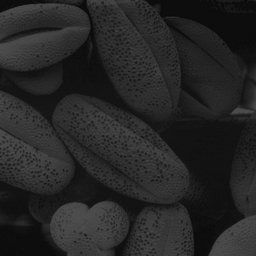
%> input picture image processing/EGCO486_LAB03_Part2_364/EGCO486_LAB03_Part2_364/Dark256.tif, 256 x 256 px
$ octave Program.m   (GNU Octave 9; MATLAB toolbox functions it lacks are replaced by stand-ins)
%> lines starting %> are read from the running program, lines starting %| are printed output that depends on the picture
### image processing/EGCO486_LAB03_Part2_364/EGCO486_LAB03_Part2_364/Myhisteq.m
function [historiginal eqimg histeq] = Myhisteq ( img )

historiginal=zeros(2,256);
    for i = 1:256
        historiginal(1,i)=i-1;
        historiginal(2,i)=size(find(img==i-1),1);
    end
[m,n]=size(img);
pixel = m*n;

freq=zeros(256,1);
prob=zeros(256,1);
probc=zeros(256,1);
cum=zeros(256,1);
output=zeros(256,1);

for i=1:m
    for j=1:n
        value=img(i,j);
        freq(value+1)=freq(value+1)+1;
        prob(value+1)=freq(value+1)/pixel;
    end
end

sum=0;

for i=1:size(prob)
    sum = sum+freq(i);
    cum(i) = sum;
    probc(i) = cum(i)/pixel;
    output(i) = round(probc(i)*255);
end

for i=1:m
    for j=1:n
        eqimg(i,j)=output(img(i,j)+1);
    end
end

histeq=zeros(2,256);
    for i = 1:256
        histeq(1,i)=i-1;
        histeq(2,i)=size(find(eqimg==i-1),1);
    end


end

### image processing/EGCO486_LAB03_Part2_364/EGCO486_LAB03_Part2_364/Myimaver.m
function [ output noise ] = Myimaver( img  )

sum=double(img);

for i =2 : 16
    pic=imread(['p',int2str(i),'.bmp']);
    sum=sum+double(pic);
end
output=uint8(sum/16);
noise=img-output;


end

### image processing/EGCO486_LAB03_Part2_364/EGCO486_LAB03_Part2_364/Program.m
dark=imread('Dark256.tif');
%> dark is the input picture: size 256x256 uint8; min 10, max 78, mean 37.8
low=imread('Low-contrast256.tif');
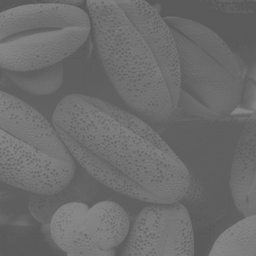
%> input picture image processing/EGCO486_LAB03_Part2_364/EGCO486_LAB03_Part2_364/Low-contrast256.tif, 256 x 256 px
%> low is the input picture: size 256x256 uint8; min 88, max 135, mean 108.2

[historiginal eqimg histeq] = Myhisteq ( dark );
%> after the loop in Myhisteq, `for i = 1:256`: historiginal = 256 columns, first 8: [0 1 2 3 4 5 6 7; 0 0 0 0 0 0 0 0]
%> after the loop in Myhisteq, `for i=1:m`: freq = 256 values, max 3062 at index 14, min 0 at index 1, mean 256; prob = 256 values, max 0.0467 at index 14, min 0 at index 1, mean 0.00391
%> the loop in Myhisteq, `for i=1:size(prob)` made 256 passes
%> sum on passes 1 to 3: 0, 0, 0
%> after the loop in Myhisteq, `for i=1:size(prob)`: cum = 256 values from 0 to 65536; output = 256 values from 0 to 255; probc = 256 values from 0 to 1; sum = 65536
%> after the loop in Myhisteq, `for i=1:m`:
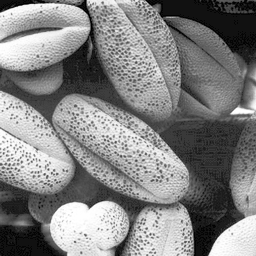
%> eqimg: size 256x256 double; min 0, max 255, mean 130.1
%> after the loop in Myhisteq, `for i = 1:256`: histeq = 256 columns, first 8: [0 1 2 3 4 5 6 7; 27 195 0 0 0 1119 0 0]
figure;
subplot(2,2,1);imshow(dark);title('Original image');
subplot(2,2,2);bar(historiginal(1,:),historiginal(2,:));title('Original histogram');
subplot(2,2,3);imshow(eqimg,[]);title('Equalized image');
subplot(2,2,4);bar(histeq(1,:),histeq(2,:));title('Equalized histogram');
%> after `title('Equalized histogram')`:
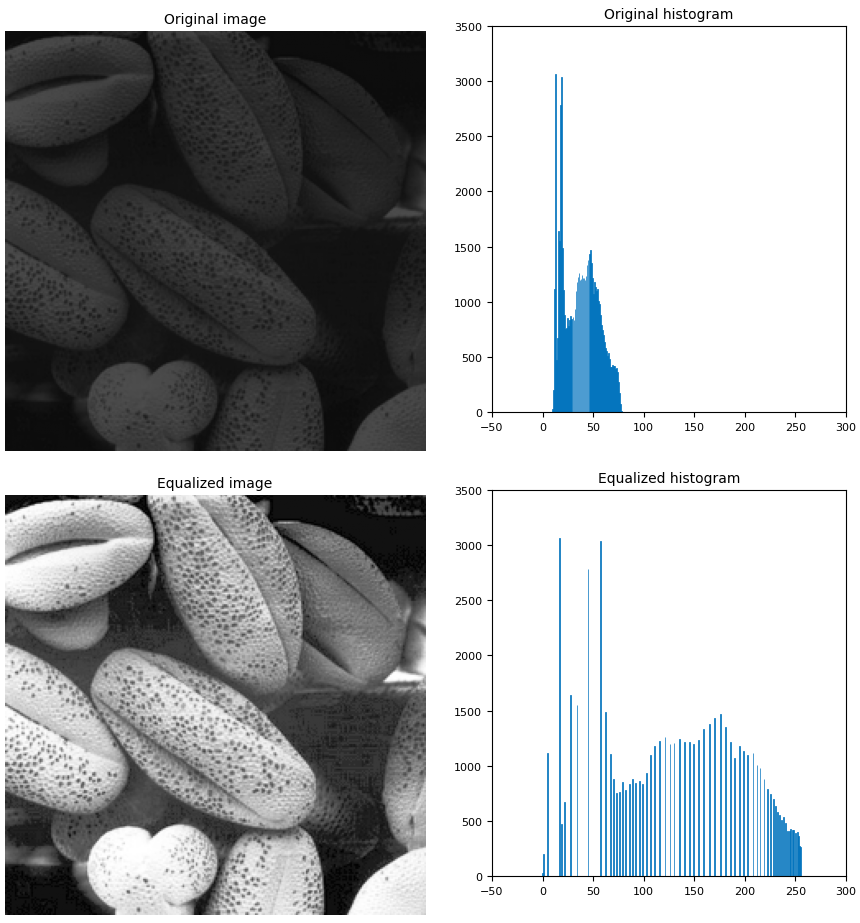
%> figure redrawn from the program's plot data, 4 panels

[historiginal1 eqimg1 histeq1] = Myhisteq ( low );
%> historiginal1 has the same summary as historiginal in Myhisteq; histeq1 = 256 columns, first 8: [0 1 2 3 4 5 6 7; 5 203 0 0 0 0 0 0]
figure;
subplot(2,2,1);imshow(low);title('Original image');
subplot(2,2,2);bar(historiginal1(1,:),historiginal1(2,:));title('Original histogram');
subplot(2,2,3);imshow(eqimg1,[]);title('Equalized image');
subplot(2,2,4);bar(histeq1(1,:),histeq1(2,:));title('Equalized histogram');
%> after `title('Equalized histogram')`:
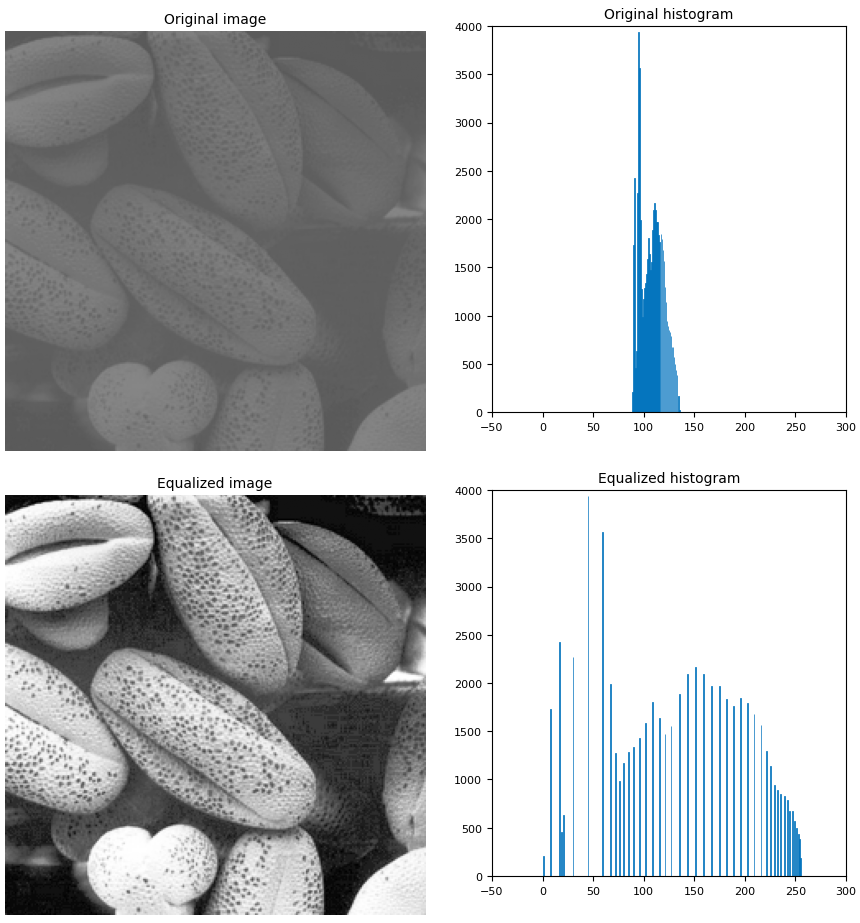
%> figure redrawn from the program's plot data, 4 panels


img=imread('p1.bmp');
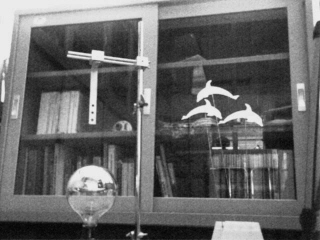
%> input picture image processing/EGCO486_LAB03_Part2_364/EGCO486_LAB03_Part2_364/p1.bmp, 320 x 240 px
%> img is the input picture: size 240x320 uint8; min 2, max 239, mean 102.8
[output noise]=Myimaver(img);
%> the run ends on the next line
